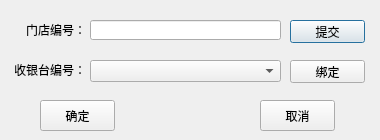
<?xml version="1.0" encoding="UTF-8"?>
<ui version="4.0">
 <class>BindShopDlg</class>
 <widget class="QDialog" name="BindShopDlg">
  <property name="geometry">
   <rect>
    <x>0</x>
    <y>0</y>
    <width>380</width>
    <height>140</height>
   </rect>
  </property>
  <property name="windowTitle">
   <string>绑定商户</string>
  </property>
  <widget class="QWidget" name="widget_3" native="true">
   <property name="geometry">
    <rect>
     <x>10</x>
     <y>20</y>
     <width>361</width>
     <height>25</height>
    </rect>
   </property>
   <widget class="QLabel" name="label_3">
    <property name="geometry">
     <rect>
      <x>5</x>
      <y>0</y>
      <width>71</width>
      <height>20</height>
     </rect>
    </property>
    <property name="text">
     <string>门店编号：</string>
    </property>
    <property name="alignment">
     <set>Qt::AlignRight|Qt::AlignTrailing|Qt::AlignVCenter</set>
    </property>
   </widget>
   <widget class="QLineEdit" name="shopNumTxt">
    <property name="geometry">
     <rect>
      <x>80</x>
      <y>0</y>
      <width>191</width>
      <height>20</height>
     </rect>
    </property>
   </widget>
   <widget class="QPushButton" name="btnCommit">
    <property name="geometry">
     <rect>
      <x>280</x>
      <y>0</y>
      <width>75</width>
      <height>23</height>
     </rect>
    </property>
    <property name="text">
     <string>提交</string>
    </property>
   </widget>
  </widget>
  <widget class="QWidget" name="widget_4" native="true">
   <property name="geometry">
    <rect>
     <x>10</x>
     <y>60</y>
     <width>361</width>
     <height>25</height>
    </rect>
   </property>
   <widget class="QLabel" name="label_4">
    <property name="geometry">
     <rect>
      <x>5</x>
      <y>0</y>
      <width>71</width>
      <height>20</height>
     </rect>
    </property>
    <property name="text">
     <string>收银台编号：</string>
    </property>
    <property name="alignment">
     <set>Qt::AlignRight|Qt::AlignTrailing|Qt::AlignVCenter</set>
    </property>
   </widget>
   <widget class="QComboBox" name="cboCashNo">
    <property name="geometry">
     <rect>
      <x>80</x>
      <y>0</y>
      <width>191</width>
      <height>22</height>
     </rect>
    </property>
   </widget>
   <widget class="QPushButton" name="btnBind">
    <property name="geometry">
     <rect>
      <x>280</x>
      <y>0</y>
      <width>75</width>
      <height>23</height>
     </rect>
    </property>
    <property name="text">
     <string>绑定</string>
    </property>
   </widget>
  </widget>
  <widget class="QPushButton" name="btnOK">
   <property name="geometry">
    <rect>
     <x>40</x>
     <y>100</y>
     <width>75</width>
     <height>31</height>
    </rect>
   </property>
   <property name="text">
    <string>确定</string>
   </property>
  </widget>
  <widget class="QPushButton" name="btnCancel">
   <property name="geometry">
    <rect>
     <x>260</x>
     <y>100</y>
     <width>75</width>
     <height>31</height>
    </rect>
   </property>
   <property name="text">
    <string>取消</string>
   </property>
  </widget>
 </widget>
 <layoutdefault spacing="6" margin="11"/>
 <resources/>
 <connections/>
</ui>
